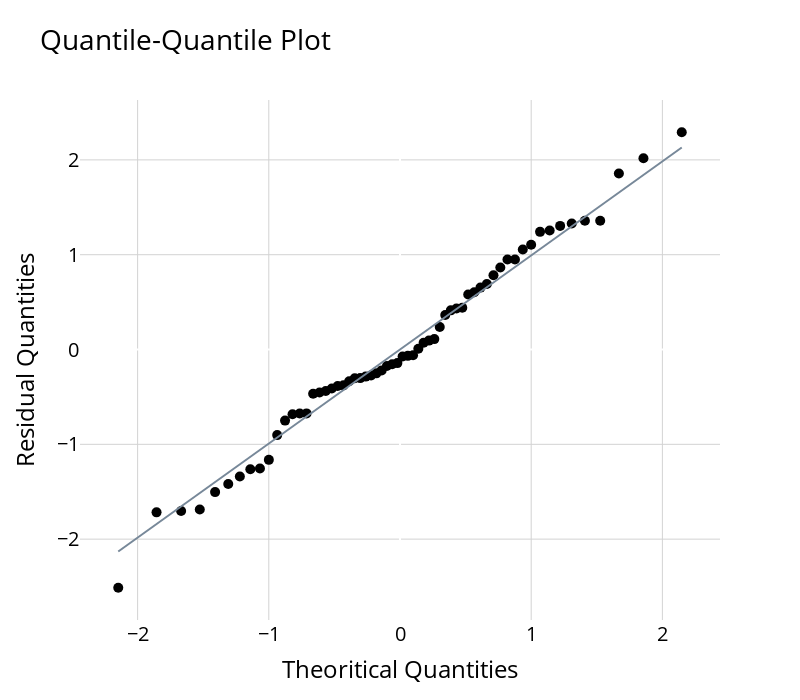

Notebook code cell kept with this figure:
### Code cell
qqplotly(qqplot_data=qqplot_data)
